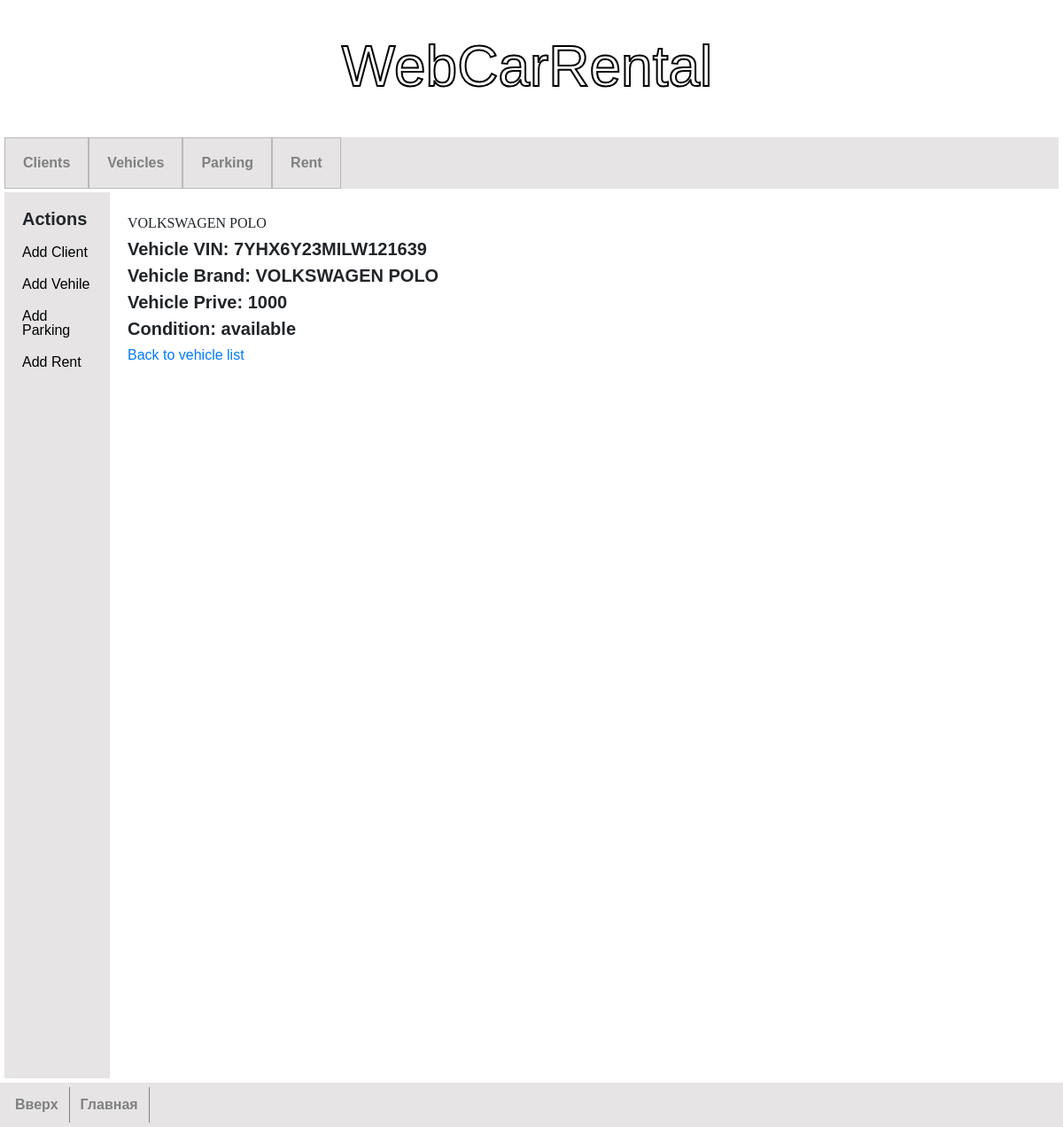
Page /vehicle/7YHX6Y23MILW121639 on the earlier database version.
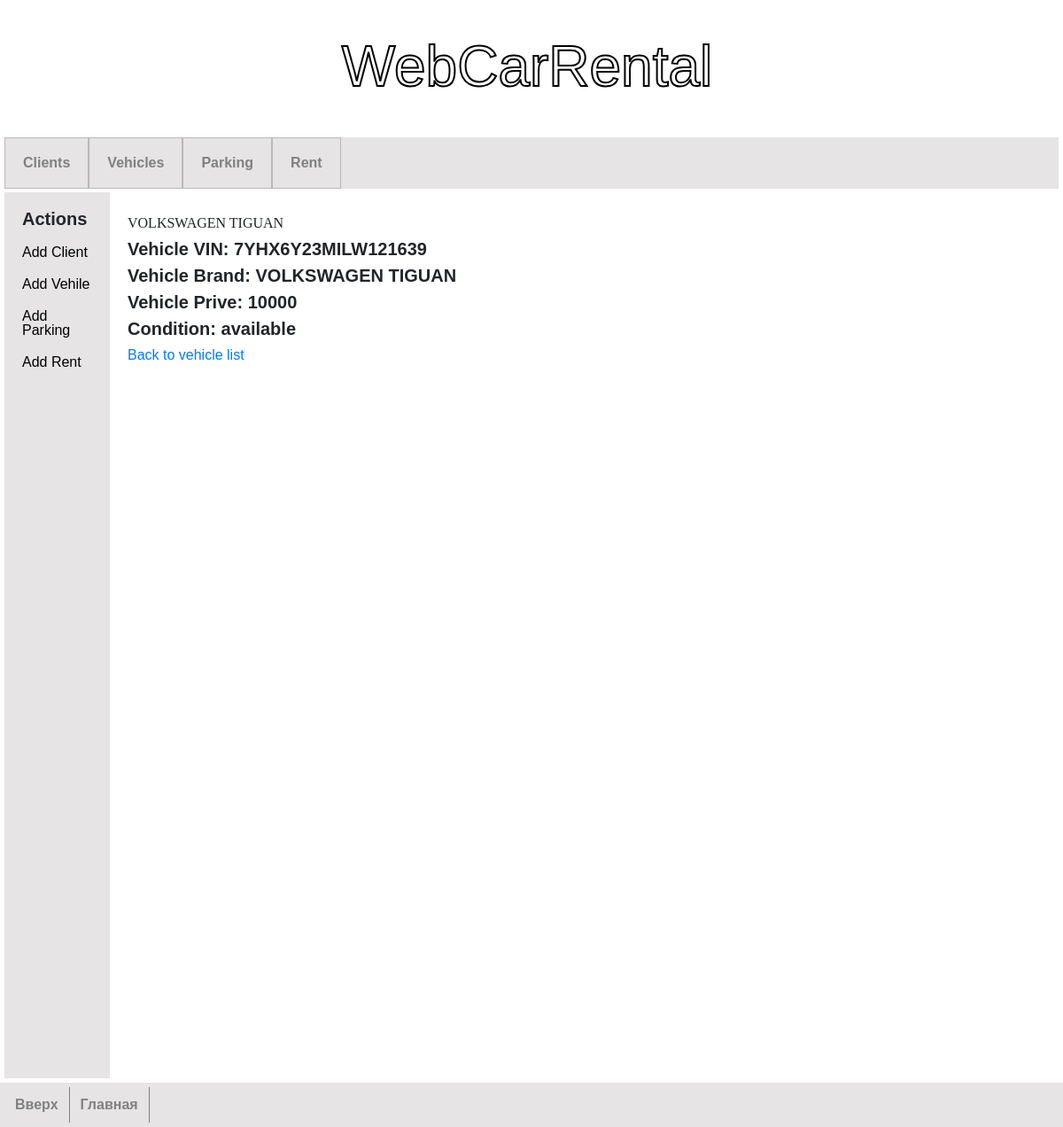
Same page on the later database version.
### model.py (models this page shows)
class Vehicle(db.Model):
    __tablename__ = 'vehicle'
    vin_number = db.Column('vin_number', db.INTEGER, primary_key=True)
    brand = db.Column('brand', db.TEXT)
    price = db.Column('price', db.INTEGER)
    condition = db.Column('condition', db.INTEGER)

### app.py (the view)
@app.route('/vehicle/<string:vin_number>')
def vehicle(vin_number):
    cur_vehicle = get_vehicle(vin_number)
    if cur_vehicle is None:
        return 'Not found', 404
    return render_template(
        './vehicle/vehicle.html',
         vehicle=cur_vehicle)

### app.py (called while the page is built)
def get_vehicle(vin_number):
    return db.session.query(Vehicle)\
        .filter(Vehicle.vin_number == vin_number).one_or_none()

### templates/vehicle/vehicle.html (shortened to what this page needs)
<!DOCTYPE html>
<html lang="en">
<head>
</head>
<body>
    {% extends 'base.html' %}
    {% block content %}
        <h1>{% block titlle %}</h1>
        <h1>{{ vehicle.brand }}</h1>
        {% endblock %}
        <h2>Vehicle VIN: {{ vehicle.vin_number }} </h2>
        <h2>Vehicle Brand: {{ vehicle.brand }}</h2>
        <h3>Vehicle Prive: {{ vehicle.price }}</h3>
        {% if vehicle.condition == 0 %}
        <h3>Condition: available </h3>
        {% else %}
        <h3>Condition: missing </h3>
        {% endif %}
        <a href="vehicle-list">Back to vehicle list</a>
    {% endblock %}

### templates/base.html (shortened to what this page needs)
<!DOCTYPE html>
<html lang="en">
<head>
    <link rel="stylesheet" href="https://stackpath.bootstrapcdn.com/bootstrap/4.3.1/css/bootstrap.min.css"
>
    <link rel="stylesheet" href="./../../static/css/reset.css">
    <link rel="stylesheet" href="./../../static/css/styles.css">
</head>
<body>
    <div class="my-container">
        <div class="my-header">
            <div class="my-title-block">
                <h1 class="stroke">WebCarRental</h1>
            </div>
        </div>
        <div class="nav-pane">
            <ul>
                <li><a href="{{url_for('clients')}}">Clients</a></li>
                <li><a href="{{url_for('show_vehicles')}}">Vehicles</a></li>
                <li><a href="{{url_for('show_parking')}}">Parking</a></li>
                <li><a href="{{url_for('show_rent')}}">Rent</a></li>
            </ul>
        </div>
        <div class="content-wrapper">
            <div class="sidebar">
                <h3>Actions</h3>
                <ul class="skills">
                    <li><a href="{{url_for('create_client')}}">Add Client</a></li>
                    <li><a href="{{url_for('create_vehicle')}}">Add Vehile</a></li>
                    <li><a href="{{url_for('create_parking')}}">Add Parking</a></li>
                    <li><a href="{{url_for('create_rent')}}">Add Rent</a></li>
                </ul>
            </div>
            <div class="content">
                {% block content %}
                {% endblock %}
            </div>
    </div>
</div>
<div class="nav-bottom">
        <ul>
            <li><a id="bottom" href="#top">Вверх</a></li>
                <li><a href="index.html">Главная</a></li>
        </ul>
    </div>
</body>
</html>

### static/css/styles.css (style rules this page uses)
h1 { font-size: 30px; font-weight: bold; margin-bottom: 10px; }
h3 { font-size: 20px; font-weight: bold; margin-bottom: 10px; }
h2 { font-size: 20px; font-weight: bold; margin-bottom: 10px; margin-top: 10px; }
h1 { font: 100% serif; }
body { font-family: 'Montserrat', sans-serif; background: url(img/background.jpg) no-repeat center center / cover; }
.my-container { width: 100%; min-height: 600px; border: 5px solid #fff; margin: 0 auto; background: #fff; }
.my-header { display: flex; height: 150px; }
.my-title-block { justify-content: center; align-items: center; display: flex; font-size: 200%; width: 100%; height: 100%; color: #fff; margin-right: 10px; }
.stroke { font: 2em Arial, sans-serif; -webkit-text-stroke-width: 2px; -webkit-text-stroke-color: black; }
.nav-pane ul { display: flex; background: rgb(230, 228, 228); }
.nav-pane li a { display: flex; padding: 20px; text-decoration: none; color: gray; font-weight: bold; border: 1px solid rgb(185, 185, 185); }
.nav-bottom { display: flex; padding: 5px; background-color: rgb(230, 228, 228); width: 100%; }
.nav-bottom ul { display: flex; width: 5px; }
.nav-bottom li a { display: flex; font-weight: bold; padding: 12px; text-decoration: none; color: gray; border-right: 1px solid gray; }
.content-wrapper { height: 100%; display: flex; }
.content { width: 70%; padding: 20px; line-height: 20px; }
.sidebar { margin-top: 4px; background-color: rgb(230, 228, 228); width: 10%; height: 1000px; padding: 20px; }
.skills li { padding: 10px 0; transition: transform .5s ease; cursor: pointer; }
.skills li a { text-decoration: none; color: black; }

Differences in the rows shown:
changed Vehicle "7YHX6Y23MILW121639": brand "VOLKSWAGEN POLO" → "VOLKSWAGEN TIGUAN"; price "1000" → "10000"
